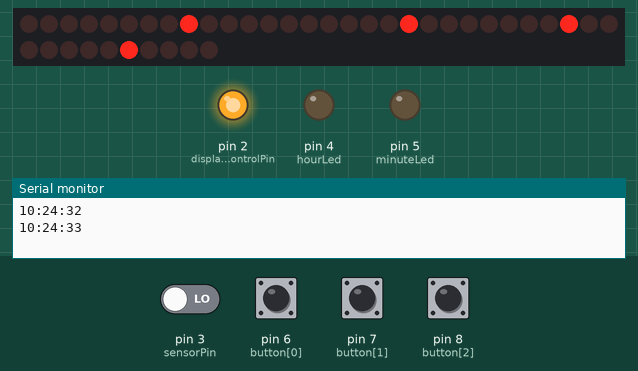
Bench run of a program on a simulated Arduino Uno, built with avr-gcc and run on an emulated ATmega328P. Parts: 40 shift-register outputs drawn as a row of LEDs (first output left, lit = HIGH), output pins drawn as LEDs (lit = HIGH), the last lines printed to the serial monitor. Wiring (inferred from the names in the program): 5 × shift register (74HC595): data pin 11; shift clock pin 12; latch pin 9. Wiring (inferred from the signals the program sends): row of LEDs: on Q0, Q1, Q2, Q3, Q4, Q5, Q6, Q7, Q8, Q9, Q10, Q11, Q12, Q13, Q14, Q15, Q16, Q17, Q18, Q19, Q20, Q21, Q22, Q23, Q24, Q25, Q26, Q27, Q28, Q29, Q30, Q31, Q32, Q33, Q34, Q35, Q36, Q37, Q38, Q39. The inputs (shaded band) are chosen by the test bench; at power-on: pin 6 (button[0]), pin 7 (button[1]), pin 8 (button[2]) HIGH, pin 3 (sensorPin) LOW. The local clock reads 2024-03-15 10:24:30 at power-on unless the program sets it; pins used as bus, display or sensor lines are not drawn.

Above: at 3.4 s.
3.5 s: pin 6 (button[0]) pulled LOW for 0.15 s
At 4.7 s:
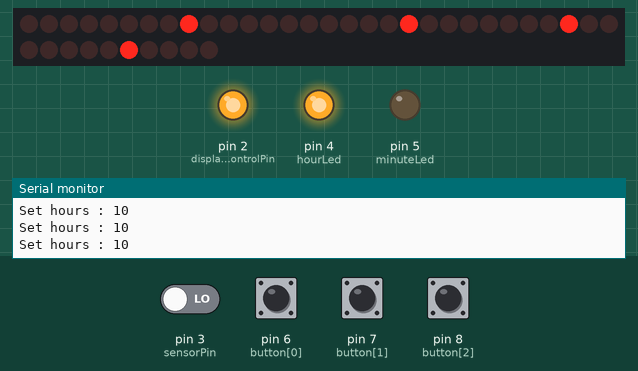
5.1 s: pin 7 (button[1]) pulled LOW for 0.15 s
At 6.2 s:
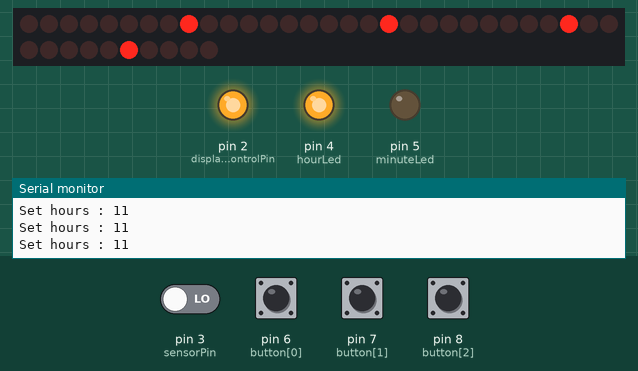
6.7 s: pin 7 (button[1]) pulled LOW for 1 s
At 7.3 s:
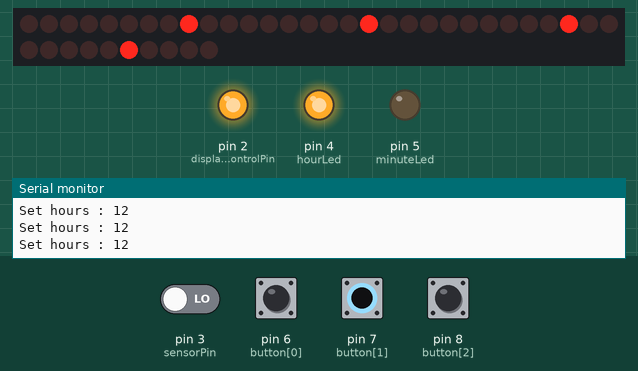
9.2 s: pin 7 (button[1]) pulled LOW for 0.15 s
At 10.3 s:
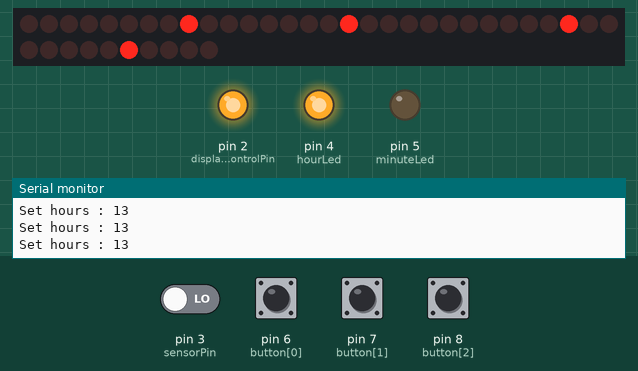
10.8 s: pin 7 (button[1]) pulled LOW for 0.15 s
At 11.4 s:
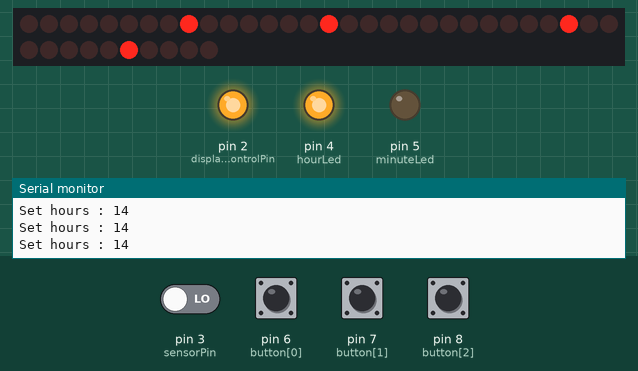
12.4 s: pin 7 (button[1]) pulled LOW for 1 s
At 13.7 s:
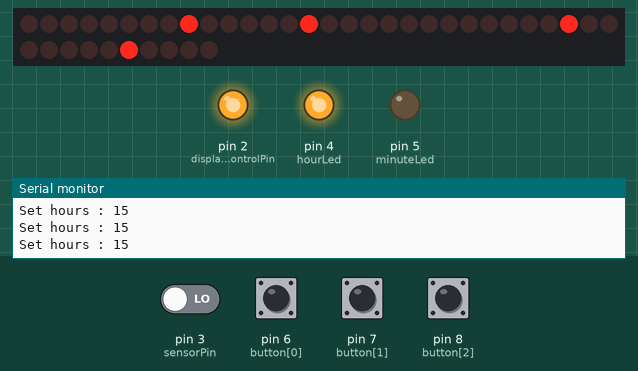
Timing chart, 0 to 15.4 s (numbered marks = the images above; inputs shaded):
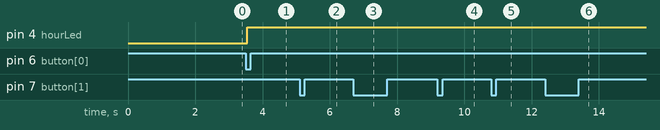

The program:

main.cpp
```cpp
#include <Arduino.h>
#include <Wire.h>
#include <RTClib.h>

// debugging
#define DEBUG 1 // choose to debug or not; 1 is debugging 0 is not

#if DEBUG == 1
#define debug(x) Serial.print(x)
#define debugln(x) Serial.println(x)
#define debug_begin(x) Serial.begin(x)
#else
#define debug(x)
#define debugln(x)
#define debug_begin(x)
#endif

// Control variables:
const int number_of_buttons = 3;                    // number of buttons connected
const int button[number_of_buttons] = {6, 7, 8};    // array that stores button pins
int buttonState[number_of_buttons] = {1, 1, 1};     // array that stores initial button states
int lastButtonState[number_of_buttons] = {1, 1, 1}; // array that stores last button states
int setupMode = 0;                                  // variable which saves the current value of setup mode

// Variables for controling shift registers and indicator leds:
const int latchPin = 9;     // Pin connected to RCK of TPIC6B595
const int masterReset = 10; // Pin connected to SRCLR of all TPIC6B595 IC-s
const int dataPin = 11;     // Pin connected to SERIAL IN of TPIC6B595
const int clockPin = 12;    // Pin connected to SRCK of TPIC6B595
const int hourLed = 4;      // Pin connected a led that will light up when adjusting hours
const int minuteLed = 5;    // Pin connected a led that will light up whem adjusting minutes
int hourLedState = HIGH;    // variable that stores current hourLed state
int minuteLedState = HIGH;  // variable that stores current minuteLed state

// motion detection Variables
const int sensorPin = 3;
const int displayControlPin = 2;
unsigned long previousTime = 0;

// Timing variables:
int minuteCounter = -1;
int minuteChange = 100; // set to 100 so that it's impossible for minute value to be same as minute change during startup
int hour, minute, second;
int hour1, hour2, minute1, minute2;

// define values for blanking digits
#define hour_1 1
#define hour_2 2
#define minute_1 3
#define minute_2 4

RTC_DS3231 rtc;

/**
 * Function for debouncing multiple buttons
 * @param buttonIndex the index of the button array to be read (button pins are storred in array)
 * @param debounceDelay time to delay between bounces (in milliseconds)
 */
bool debouncedButtonRead(int buttonIndex, const unsigned long debounceDelay)
{
  // Read the state of the button pin into a local variable:
  int reading = digitalRead(button[buttonIndex]);

  // Local variable used to store time between button pin state changes:
  unsigned long previousTime;

  /*
  Check to see if you just pressed the button
  (i.e. the input went from HIGH to LOW), and you've waited long enough
  since the last press to ignore any noise:
  */
  // If button state changed, due to noise or pressing:
  if (reading != lastButtonState[buttonIndex])
    previousTime = millis(); // reset the debouncing timer

  if ((millis() - previousTime) > debounceDelay)
  {
    /*
    Whatever the reading is at, it's been there for longer than the debounce
    delay, so take it as the actual current state:
    */

    // If the button state has changed:
    if (reading != buttonState[buttonIndex])
    {
      buttonState[buttonIndex] = reading;

      if (buttonState[buttonIndex] == LOW) // only return true if buttin state is LOW, change this to HIGH if you have pulldown resistors on button pins
        return true;
    }
  }

  // Save the reading. Next time through the loop, it'll be the lastButtonState:
  lastButtonState[buttonIndex] = reading;
  return false;
}

/**
 * function for shifting out the nth bit into the storage register (value determines which bit)
 * @param dataPin pin connected to serial data input for shift registers
 * @param clockPin clock pin connected to clock input for shift registers
 * @param bitOrder order of bits (LSB, MSB)
 * @param value sequential bit number to be shifted out
 * @param bits number of bits to shift out
 * @param enableBlanking when this is enabled all bitts that are shifted out will be zeroes (no digit will light up)
 */
void shiftOutBits(int dataPin, int clockPin, int bitOrder, int value, int bits, bool enableBlanking)
{
  if (enableBlanking == false)
  {
    for (int i = 0; i < bits; i++)
    {
      if (bitOrder == LSBFIRST)
        digitalWrite(dataPin, (i == value));
      else
        digitalWrite(dataPin, (bits - 1 - i) == value);

      digitalWrite(clockPin, HIGH);
      digitalWrite(clockPin, LOW);
    }
  }
  else
  {
    digitalWrite(dataPin, LOW);
    for (int i = 0; i < bits; i++)
    {
      digitalWrite(clockPin, HIGH);
      digitalWrite(clockPin, LOW);
    }
  }
}

/**
 * This function updates displayed time
 * @param blankDigit which digit is blanked (put "false" if no digits are to be blanked)
 */
void updateDisplayedTime(int blankDigit)
{
  digitalWrite(latchPin, LOW);
  shiftOutBits(dataPin, clockPin, LSBFIRST, minute2, 10, blankDigit == minute_2);
  shiftOutBits(dataPin, clockPin, LSBFIRST, minute1, 10, blankDigit == minute_1);
  shiftOutBits(dataPin, clockPin, LSBFIRST, hour2, 10, blankDigit == hour_2);
  shiftOutBits(dataPin, clockPin, LSBFIRST, hour1, 10, blankDigit == hour_1);
  digitalWrite(latchPin, HIGH);
}

// Function for calculating first and last hour digit, first and last minute digit
void calculateTime()
{
  // separate first and second digit of hour value
  hour1 = hour / 10;
  hour2 = hour % 10;

  // separate first and second digit of minute value
  minute1 = minute / 10;
  minute2 = minute % 10;
}

/**
 * Function necessary for longevity of NIXIE tubes, it lights up every digit one after another and repeats it for a certain ammount of time
 * This should be done as frequently as possible, but every 15 minutes will be ok
 * @param timeInterval how long will cathode routine run (in milliseconds)
 * @param digitDelay time between digit changes (in milliseconds) make sure digitDelay is large relative to timeInterval because cathode routine will run longer
 * than digitDelay
 */
void doCathodeRoutine(const unsigned long timeInterval, const unsigned long digitDelay)
{
  unsigned long previousTime = millis();

  while ((millis() - previousTime) <= timeInterval)
  {
    for (int i = 0; i < 10; i++) // loop runs 10 times since every NIXIE tube has 10 digits (0...9)
    {
      digitalWrite(latchPin, LOW);
      shiftOutBits(dataPin, clockPin, LSBFIRST, i, 10, false);
      shiftOutBits(dataPin, clockPin, LSBFIRST, i, 10, false);
      shiftOutBits(dataPin, clockPin, LSBFIRST, i, 10, false);
      shiftOutBits(dataPin, clockPin, LSBFIRST, i, 10, false);
      digitalWrite(latchPin, HIGH);
      delay(digitDelay);
    }
    for (int i = 8; i > 0; i--) // loop runs 10 times since every NIXIE tube has 10 digits (9...0)
    {
      digitalWrite(latchPin, LOW);
      shiftOutBits(dataPin, clockPin, LSBFIRST, i, 10, false);
      shiftOutBits(dataPin, clockPin, LSBFIRST, i, 10, false);
      shiftOutBits(dataPin, clockPin, LSBFIRST, i, 10, false);
      shiftOutBits(dataPin, clockPin, LSBFIRST, i, 10, false);
      digitalWrite(latchPin, HIGH);
      delay(digitDelay);
    }
  }
  debugln("cathode routine has completed");
}

// function that calculates current minutes, hours, seconds and their respective digits
void getCurrentTime()
{
  DateTime now = rtc.now();

  // store values of hours and minutes in their respecitive varables
  hour = now.hour();
  minute = now.minute();

  // calculate hour and minute digit values
  calculateTime();

  // print out time from rtc module on seral monitor
  if (second != now.second() && DEBUG == 1)
  {
    char buffer[10];
    sprintf(buffer, "%02d:%02d:%02d", now.hour(), now.minute(), now.second());
    debugln(buffer);
    second = now.second();
  }
}

/**
 * Function that detects motion and turns on or off nixie display after some time of inactivity
 * @param timeDelay after how many minutes of inactivity will nixie display turn off
 */
void motionDetection(const unsigned long timeDelay)
{
  int trigger = digitalRead(sensorPin);

  if (trigger == HIGH)
  {
    previousTime = millis();
    digitalWrite(displayControlPin, HIGH);
    debugln("Motion has been detected!");
  }

  if (millis() - previousTime >= (timeDelay * 60000))
  {
    digitalWrite(displayControlPin, LOW);
    previousTime = millis();
    debug(timeDelay);
    debugln(" minutes have passed and no motion has beed detected");
  }
}

// menu page for changing hours
void firstMenuPage()
{
  while (setupMode == 1)
  {
    digitalWrite(hourLed, HIGH);
    if (hour < 10) // blank first minute digit when time is 04:00 --> 4:00
      updateDisplayedTime(hour_1);
    else
      updateDisplayedTime(false);
    if (debouncedButtonRead(0, 50))
      setupMode++;
    if (debouncedButtonRead(1, 50))
      hour = (hour + 1) % 24;
    if (debouncedButtonRead(2, 50))
    {
      if (hour > 0)
        hour--;
      else if (hour == 0)
        hour = 23;
    }
    calculateTime();
    debug("Set hours : ");
    debugln(hour);
    digitalWrite(hourLed, LOW);
  }
}

// menu page for changing minutes
void secondMenuPage()
{
  while (setupMode == 2)
  {
    digitalWrite(minuteLed, HIGH);
    if (hour < 10) // blank first minute digit when time is 04:00 --> 4:00
      updateDisplayedTime(hour_1);
    else
      updateDisplayedTime(false);
    if (debouncedButtonRead(0, 50))
      setupMode++;
    if (debouncedButtonRead(1, 50))
      minute = (minute + 1) % 60;
    if (debouncedButtonRead(2, 50))
    {
      if (minute > 0)
        minute--;
      else if (minute == 0)
        minute = 59;
    }
    calculateTime();
    debug("Set minutes : ");
    debugln(minute);
    digitalWrite(minuteLed, LOW);
  }
}

// last menu page that sets adjusted time in the RTC module
void lastMenuPage()
{
  rtc.adjust(DateTime(rtc.now().year(), rtc.now().month(), rtc.now().day(), hour, minute, 0));
  setupMode = 0;
}

/**
 * check if minute value has changed, and if it did, update displayed time
 * @param timeToPass cathodeRoutine will run every timeToPass (in minutes)
 */
void timeChange(int timeToPass)
{
  if (minuteChange != minute)
  {
    if (hour < 10) // blank first minute digit when time is 04:00 --> 4:00
      updateDisplayedTime(hour_1);
    else
      updateDisplayedTime(false);
    minuteChange = minute;
    minuteCounter++;

    // check if half an hour has passed and do CathodeRoutine
    if (minuteCounter == timeToPass)
    {
      debug(timeToPass);
      debugln(" minutes have passed, doing cathodeRoutine...");
      doCathodeRoutine(3000, 25);
      if (hour < 10) // blank first minute digit when time is 04:00 --> 4:00
        updateDisplayedTime(hour_1);
      else
        updateDisplayedTime(false);
      minuteCounter = 0;
    }
  }
}

void setup()
{
  // wait for rtc module to connect
  while (!rtc.begin())
    continue;

  for (int i = 0; i < number_of_buttons; i++)
    pinMode(button[i], INPUT_PULLUP);

  pinMode(latchPin, OUTPUT);
  pinMode(clockPin, OUTPUT);
  pinMode(dataPin, OUTPUT);
  pinMode(masterReset, OUTPUT);
  pinMode(hourLed, OUTPUT);
  pinMode(minuteLed, OUTPUT);
  pinMode(displayControlPin, OUTPUT);
  pinMode(sensorPin, INPUT);

  digitalWrite(masterReset, LOW);
  delayMicroseconds(10);
  digitalWrite(masterReset, HIGH);
  doCathodeRoutine(2000, 25);
  digitalWrite(displayControlPin, HIGH);

  // serial communication for debugging
  debug_begin(9600);
}

void loop()
{
  // get current time
  getCurrentTime();
  // check for time change
  timeChange(15);
  // check for motion
  motionDetection(60);
  // check for menu button press
  if (debouncedButtonRead(0, 50))
    setupMode++;

  switch (setupMode)
  {
  case 1:
    firstMenuPage();
  case 2:
    secondMenuPage();
  case 3:
    lastMenuPage();
    break;
  }
}
```

Measured:
- after the input at 3.5 s, pin 4 (hourLed): LOW → HIGH at once
